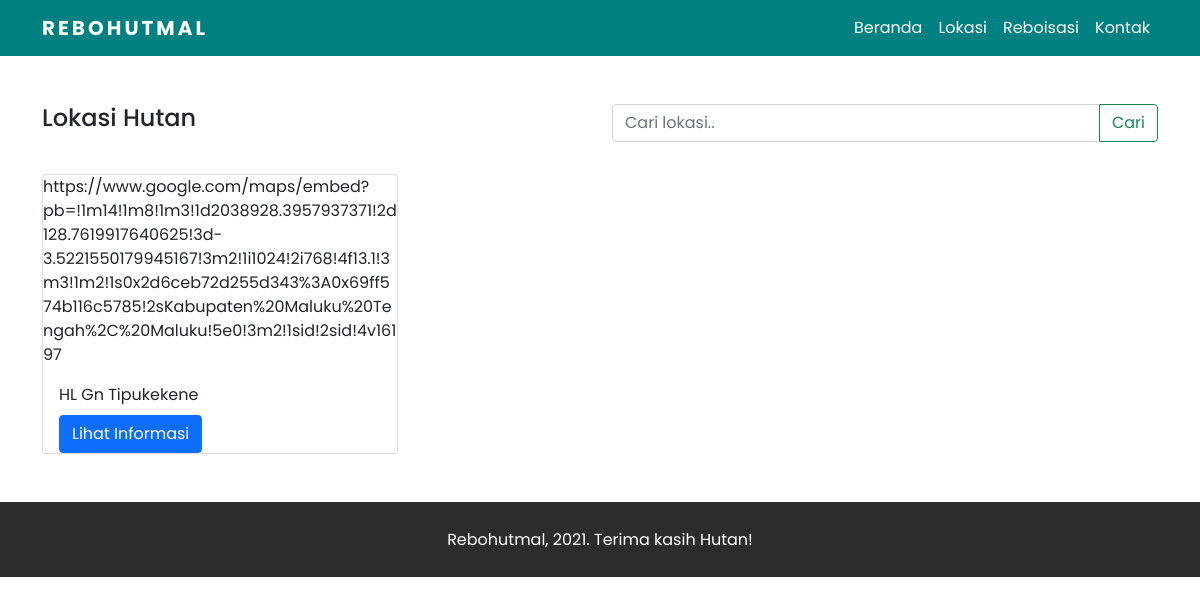
Before: /lokasi.php with the older database file.
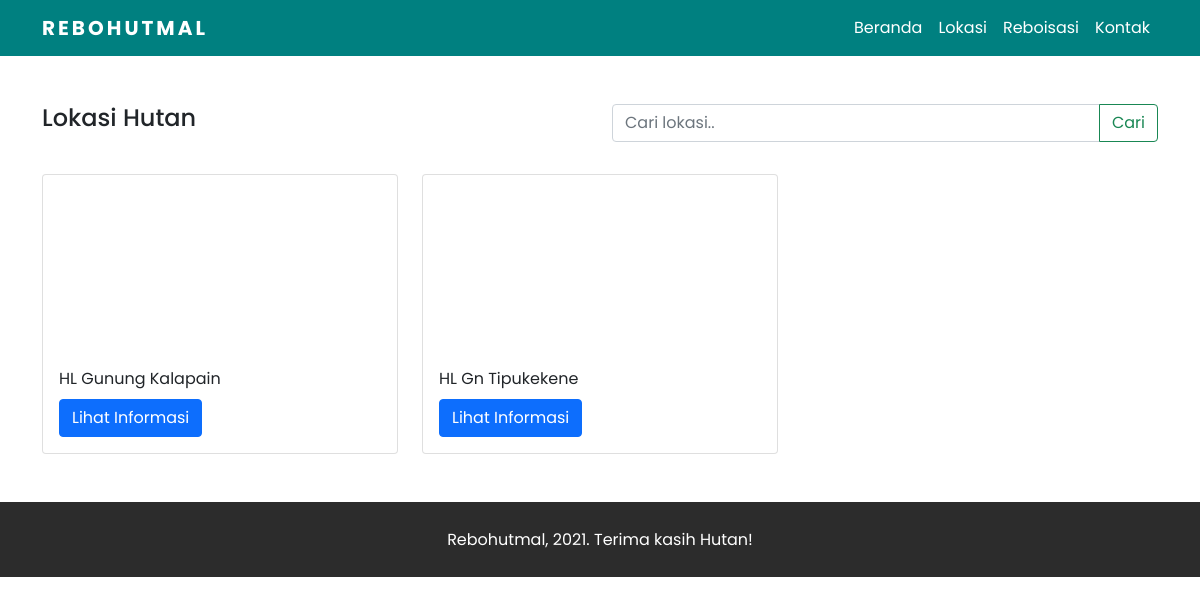
After: the same page with the newer database file.
### tables this page shows
CREATE TABLE `lokasi_dan_info_hutan` (
  `id` int(11) NOT NULL,
  `nama_hutan_lindung` text NOT NULL,
  `link_maps` varchar(500) NOT NULL,
  `info` text NOT NULL
);

### functions.php (called while the page is built, shortened)
<?php
$conn = mysqli_connect("localhost", "root", "", "farah_ta");
function getAllData($namaTabel, $id = null) {
	global $conn;
	$query =  "SELECT * FROM $namaTabel ORDER BY id DESC";
	$rows = [];
	$result = mysqli_query($conn, $query);
	while ( $row = mysqli_fetch_assoc($result) ) {
		$rows[] = $row;
	}
	return $rows;
}

### lokasi.php (the view, shortened to what this page needs)
<?php
require "functions.php";
$result = getAllData('lokasi_dan_info_hutan');
?>
<?php require_once 'templates/header.php' ?>
<div class="container mt-5">
    <div class="row mb-3">
        <div class="col-md-6">
          <h4>Lokasi Hutan</h4>
        </div>
        <div class="col-md-6">
            <form action="" method="POST">
                <div class="input-group mb-3">
                    <input type="text" class="form-control" name="keyword" placeholder="Cari lokasi..">
                        <button class="btn btn-outline-success" name="cari" type="submit" id="submit">Cari</button>
                </div>
            </form>
        </div>
    </div>
    <div class="row">
    <?php foreach($result as $dt): ?>
        <div class="col-md-4 mb-5">
            <div class="card lokasi">
                <?= $dt['link_maps'] ?>
                <div class="card-body">
                    <p data-nama-hutan="<?= $dt['nama_hutan_lindung'] ?>" class="card-title"><?= $dt['nama_hutan_lindung'] ?></p>
                    <button type="button" class="btn btn-primary btn-info-detail" data-bs-toggle="modal" data-bs-target="#modal-lokasi">
                      Lihat Informasi
                    </button>
                </div>
            </div>
        </div>
      <?php endforeach; ?>
    </div>
</div>
<?php require_once 'templates/footer.php' ?>

### templates/header.php (shortened to what this page needs)
<!doctype html>
<html lang="en">
<head>
<link href="https://cdn.jsdelivr.net/npm/bootstrap@5.0.0-beta3/dist/css/bootstrap.min.css" rel="stylesheet">
<link rel="stylesheet" href="style.css">
</head>
<body>
<nav class="navbar navbar-expand-lg navbar-dark bg-teal" id="navku">
    <div class="container">
        <a class="navbar-brand" href="index.php">REBOHUTMAL</a>
        <div class="collapse navbar-collapse" id="navbarNav">
        <ul class="navbar-nav ms-auto">
            <li class="nav-item">
            <a class="nav-link active" aria-current="page" href="index.php">Beranda</a>
            </li>
            <li class="nav-item">
            <a class="nav-link" href="lokasi.php">Lokasi</a>
            </li>
            <li class="nav-item">
            <a class="nav-link" href="reboisasi.php">Reboisasi</a>
            </li>
            <li class="nav-item">
            <a class="nav-link" href="kontak.php">Kontak</a>
            </li>
        </ul>
        </div>
    </div>
</nav>

### templates/footer.php (shortened to what this page needs)
<footer class="footer">
    <p class="txt-credit">Rebohutmal, 2021. Terima kasih Hutan!</p>
</footer>
</body>
</html>

### style.css (style rules this page uses)
body { font-family: 'Poppins', sans-serif; }
.navbar-brand { font-weight: bold; letter-spacing: 3px; }
.navbar-dark .navbar-nav .nav-link { color: white; }
.card { height: 370px; overflow: hidden; }
.card img, .card iframe { height: 210px; object-fit: cover; }
.bg-teal { background-color: teal; }
#navku { transition: .25s all ease-in-out; }
.card.lokasi { height: 280px; }
.footer { width: 100%; height: 75px; background-color: rgb(44, 44, 44); display: flex; color: #ffffff; }
.footer .txt-credit { margin: auto; }

Changed rows visible on the page:
removed lokasi_dan_info_hutan: link_maps "https://www.google.com/maps/embed?pb=!1m14!1m8!1m3!1d2038928.3957937371!2d128.7619917640625!3d-3.5221550179945167!3m2!1i1024!2i768!4f13.1!3m3!1m2!1s0x2d6ceb72d255d343%3A0x69ff574b116c5785!2sKabupaten%20Maluku%20Tengah%2C%20Maluku!5e0!3m2!1sid!2sid!4v16197", nama_hutan_lindung "HL Gn Tipukekene"
added lokasi_dan_info_hutan: nama_hutan_lindung "HL Gunung Kalapain"
added lokasi_dan_info_hutan: nama_hutan_lindung "HL Gn Tipukekene"
